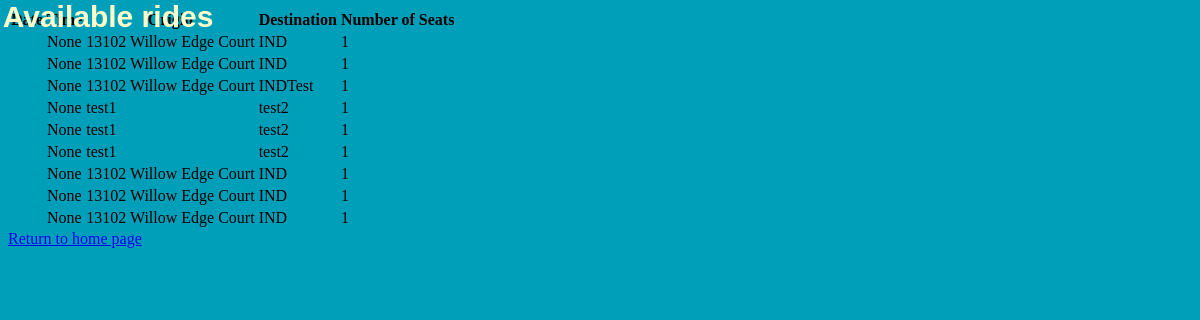
The page /listings/ on the database as committed earlier.
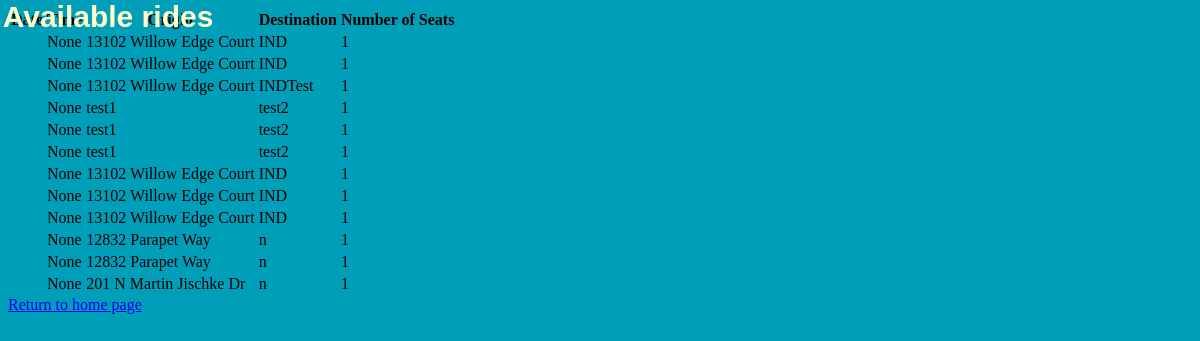
The same page on the database as committed later.
### rideshare/models.py (models this page shows, shortened)
class Post(models.Model):
	author = models.CharField(max_length=100)
	seats = models.IntegerField(default=1)
	startLoc = models.CharField(max_length=100)
	endLoc = models.CharField(max_length=100)
	date_ride = models.DateTimeField(blank=True, null=True)
	published_date = models.DateTimeField(blank=True, null=True)

### rideshare/views.py (the view)
# urls.py: path('listings/',views.post_list, name='post_list'),  #new
def post_list(request):
	posts = Post.objects.filter(published_date__lte=timezone.now()).order_by('published_date')
	return render(request, 'post_list.html', {'posts': posts})

### templates/post_list.html (shortened to what this page needs)
<html>
	<head>
    <h1> Available rides </h1>
  <table class="table table-striped">
    <thead>
      <tr>
      <th scope="col">Date</th>
      <th scope="col">Time</th>
      <th scope="col">Origin</th>
      <th scope="col">Destination</th>
      <th scope="col">Number of Seats</th>
    </thead>
    <tbody>
    {% for post in posts %}
    <tr>
      <th scope="row"></th>
      <td>{{post.date_ride}}</td>
      <td> {{post.startLoc}}</td>
      <td>{{post.endLoc|linebreaksbr}}</td>
      <td>{{post.seats}}</td>
    </tr>
    {% endfor %}
  </table>
    <div>
      <a href="/">Return to home page</a>
    </div>
</html>

### templates/post_list.html (style rules this page uses)
h1 { font-size: 30; color: #FFFECA; margin:0; padding:0; font-family:"arial"; position: absolute; top: 0%; left: 9%; transform: translateX(-50%); }

Rows that differ between the two databases and show on the page:
added Post: date_ride "None", startLoc "12832 Parapet Way", endLoc "n", seats "1"
added Post: date_ride "None", startLoc "12832 Parapet Way", endLoc "n", seats "1"
added Post: date_ride "None", startLoc "201 N Martin Jischke Dr", endLoc "n", seats "1"
